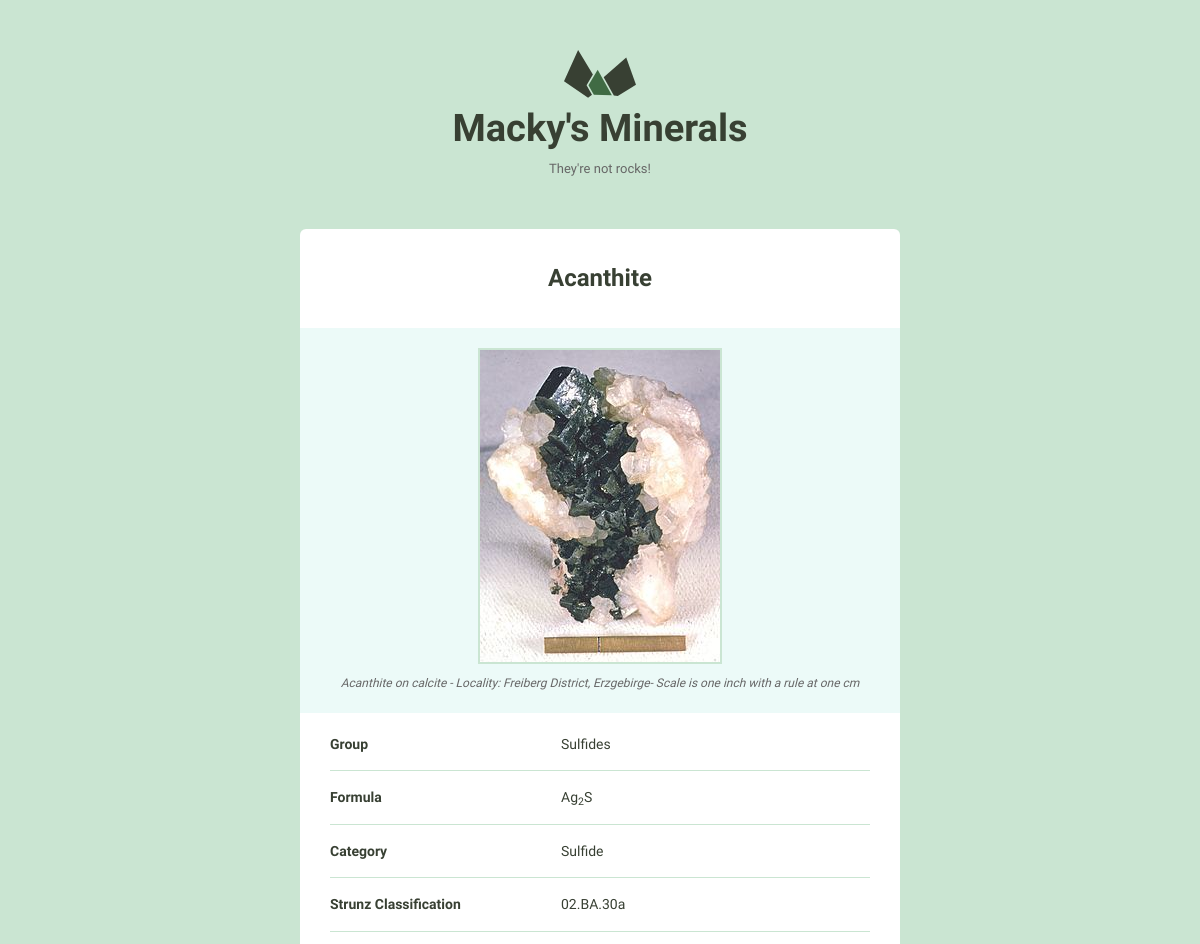
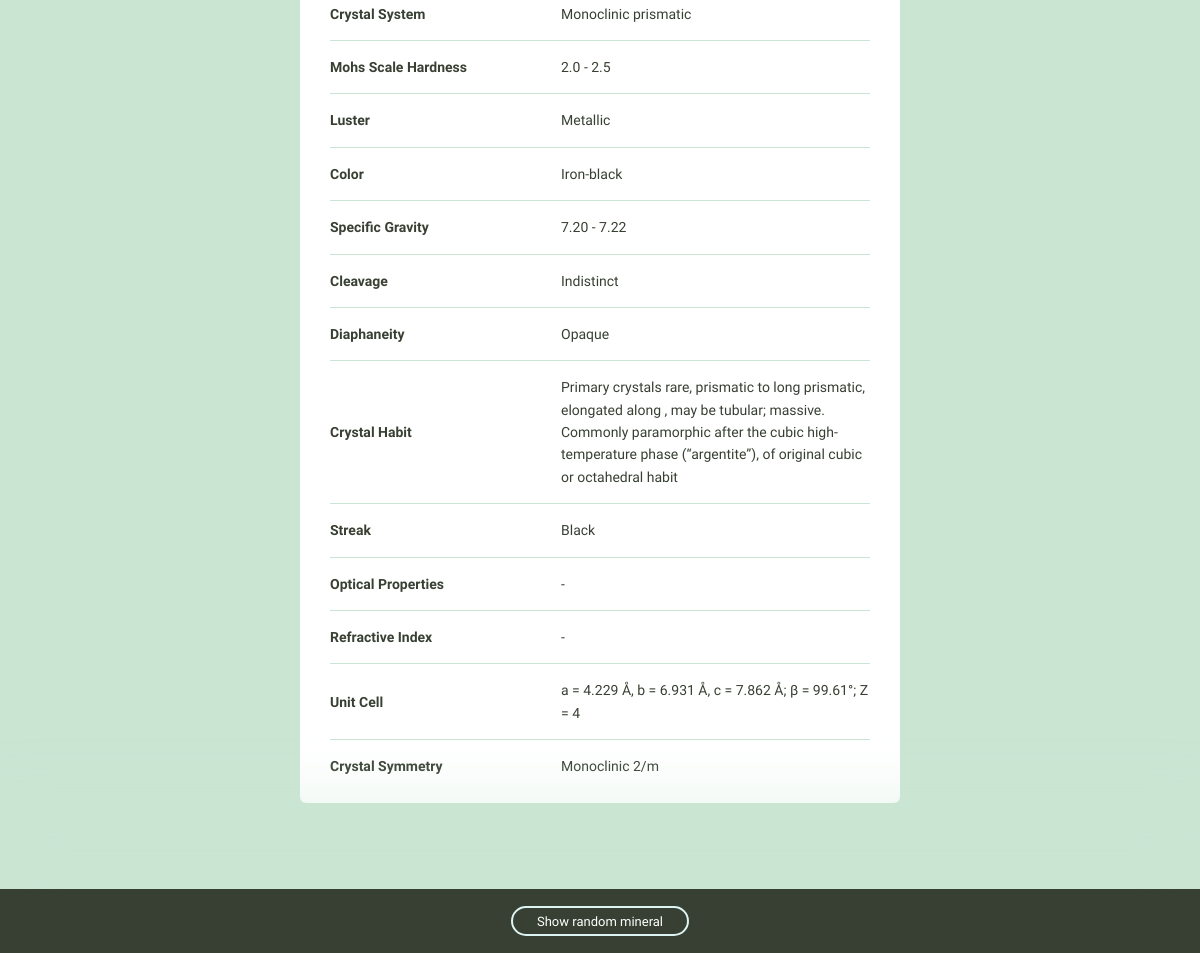
/minerals/5, run on the app's committed database (2 pictures, top to bottom).
### minerals/models.py (models this page shows, shortened)
class Mineral(models.Model):
    name = models.CharField(max_length=255,)
    image_filename = models.CharField(max_length=255)
    image_caption = models.CharField(max_length=255)
    category = models.CharField(max_length=255)
    formula = models.CharField(max_length=255)
    strunz_classification = models.CharField(
        max_length=255)
    color = models.CharField(max_length=255)
    crystal_system = models.CharField(max_length=255)
    unit_cell = models.CharField(max_length=255)
    crystal_symmetry = models.CharField(max_length=255)
    cleavage = models.CharField(max_length=255)
    mohs_scale_hardness = models.CharField(
        max_length=255)
    luster = models.CharField(max_length=255)
    streak = models.CharField(max_length=255)
    diaphaneity = models.CharField(max_length=255)
    optical_properties = models.CharField(
        max_length=255)
    refractive_index = models.CharField(max_length=255)
    crystal_habit = models.CharField(max_length=255)
    specific_gravity = models.CharField(max_length=255)
    group = models.CharField(max_length=255)

### minerals/views.py (the view)
# urls.py: path('<int:pk>', views.mineral_detail, name='mineral_detail'),
def mineral_detail(request, pk):
    minerals = Mineral.objects.values().all()
    field_count = {}
    for mineral in minerals:
        for key, value in mineral.items():
            if value != '' and key != 'id':
                try:
                    field_count[key] = field_count[key] + 1
                except KeyError:
                    field_count[key] = 1
    mineral = Mineral.objects.values().get(pk=pk)
    field_count = OrderedDict(
        sorted(field_count.items(), key=lambda x: x[1], reverse=True))
    return render(request, 'mineral_detail.html',
                  {'mineral': mineral,
                   'detail': True,
                   'field_count': field_count})

### minerals/templatetags/mineral_extras.py (called while the page is built)
@register.filter
def replace_underscores_with_space(key):
    return ' '.join(key.split('_'))

@register.simple_tag
def generate_random_num():
    mineral_count = Mineral.objects.all().count()
    return randint(1, mineral_count)

@register.filter
def get_dict_value(obj, key):
    try:
        if obj[key] != '':
            return obj[key]
        else:
            return '-'
    except KeyError:
        return ''

### minerals/templates/mineral_detail.html
{% extends "layout.html" %}
{% load static from staticfiles %}
{% load mineral_extras %}
{% block content %}
  <h1 class="mineral__name">{{ mineral.name }}</h1>
  <div class="mineral__image-bg">
    {% with 'images/'|add:mineral.name|add:'.jpg' as mineral_image %}
      <img class="mineral__image" src="{% static mineral_image %}">
    {% endwith %}
    <p class="mineral__caption">{{ mineral.image_caption }}</p>
  </div>
  <div class="mineral__table-container">
    <table class="mineral__table">
      {% for key in field_count.keys %}
        {% if key != 'id' and key != 'image_caption' and key != 'image_filename' and key != 'name' %}
          <tr>
            <td class="mineral__category">{{ key|replace_underscores_with_space|title }}</td>
            <td {% if key is 'formula' %}class="mineral__formula"{% endif %}>
              {{ mineral|get_dict_value:key|safe }}
            </td>
          </tr>
        {% endif %}
      {% endfor %}
    </table>
  </div>
{% endblock %}

### minerals/static/css/global.css (style rules this page uses)
html { font-family: sans-serif; -ms-text-size-adjust: 100%; -webkit-text-size-adjust: 100%; }
body { margin: 0; }
h1 { font-size: 2em; margin: 0.67em 0; }
sub { font-size: 75%; line-height: 0; position: relative; vertical-align: baseline; bottom: -0.25em; }
img { border: 0; }
table { border-collapse: collapse; border-spacing: 0; }
td, th { padding: 0; }
html { font-size: 62.5%; }
body { background-color: #CAE5D2; font-size: 1.5em; line-height: 1.6; font-weight: 400; font-family: "Cousine"; color: #666; }
h1, h2, h3, h4, h5, h6 { margin-top: 0; margin-bottom: 2rem; font-weight: bold; font-family: "Work Sans", sans-serif; color: #384033; }
h1 { font-size: 3.8rem; }
@media (min-width: 550px) { h1 { font-size: 3.8rem; } }
p { margin-top: 0; font-size: 1.6rem; }
th, td { padding: 15px; text-align: left; border-bottom: 1px solid #e1e1e1; }
th:first-child, td:first-child { padding-left: 0; }
th:last-child, td:last-child { padding-right: 0; }
table, p, ul { margin-bottom: 2.5rem; }
.mineral__name { display: block; width: 100%; margin: 0; font-size: 24px; padding: 30px 0 30px 0; }
.mineral__image { display: block; margin: 0 auto; border: solid 2px #CAE5D2; }
.mineral__image-bg { background-color: #ecfaf8; padding: 20px 0; }
.mineral__caption { font-size: 12px; font-style: italic; padding: 10px 0 0 0; margin: 0; }
.mineral__table { font-size: 14px; color: #384033; }
.mineral__table td { border-color: #CAE5D2; }
.mineral__table tr:last-of-type td { border-bottom: none; padding-bottom: 0; }
.mineral__table-container { padding: 5px 30px 0; }
.mineral__category { font-weight: bold; width: 40%; }

### data on the page
Mineral: name "Acanthite", image_caption "Acanthite on calcite - Locality: Freiberg District, Erzgebirge- Scale is one inch with a rule at one cm"

### other printed values
{{ key|replace_underscores_with_space|title }} "Group" "Formula" "Category" "Strunz Classification" "Crystal System" "Mohs Scale Hardness" "Luster" "Color" "Specific Gravity" "Cleavage" "Diaphaneity" "Crystal Habit" "Streak" "Optical Properties" "Refractive Index" "Unit Cell" "Crystal Symmetry"
{{ mineral|get_dict_value:key|safe }} "Sulfides" "Ag 2 S" "Sulfide" "02.BA.30a" "Monoclinic prismatic" "2.0 - 2.5" "Metallic" "Iron-black" "7.20 - 7.22" "Indistinct" "Opaque" "Black" "-" "-" "a = 4.229 Å, b = 6.931 Å, c = 7.862 Å; β = 99.61°; Z = 4" "Monoclinic 2/m"
